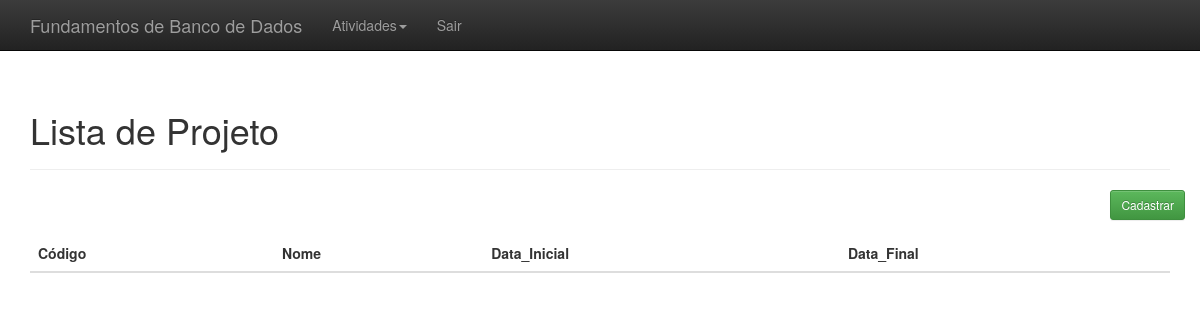
The app's page /index.php?link=22, older data.
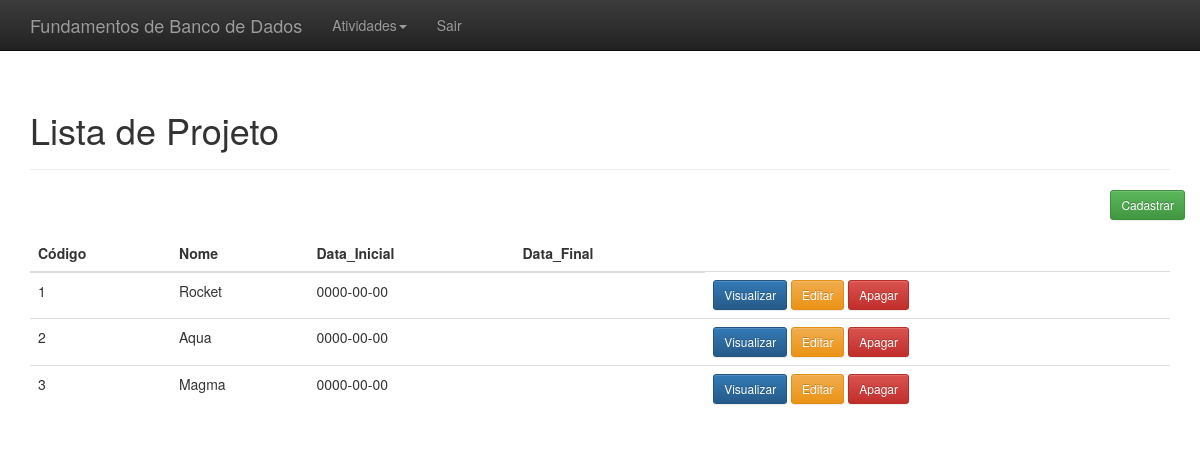
The same page, newer data.
### tables this page shows
CREATE TABLE Projeto(
	Codigo INT ,
    Nome VARCHAR(100),
    DataInicial DATE,
    DataFinal DATE
    );

### listar_projeto.php (the view, shortened to what this page needs)
<?php
    include "conexao.php";
	$resultado=mysqli_query($conectar,"SELECT * FROM projeto ORDER BY codigo");
?>
<div class="container theme-showcase" role="main">
  <div class="page-header">
	<h1>Lista de Projeto</h1>
  </div>
  <div class="row espaco">
	<div class="pull-right">
		<a href="index.php?link=3"<button type='button' class='btn btn-sm btn-success'>Cadastrar</button></a>
	</div>
  </div>
  <div class="row">
	<div class="col-md-12">
	  <table class="table">
		<thead>
		  <tr>
			<th>Código</th>
			<th>Nome</th>
			<th>Data_Inicial</th>
			<th>Data_Final</th>
		  </tr>
		</thead>
		<tbody>
			<?php
				while($linhas = mysqli_fetch_array($resultado)){
					echo "<tr>";
						echo "<td>".$linhas['Codigo']."</td>";
						echo "<td>".$linhas['Nome']."</td>";
						echo "<td>".$linhas['DataInicial']."</td>";
						echo "<td>".$linhas['DataFinal']."</td>";
						?>
						<td>
						<a href='index.php?link=5&id=<?php echo $linhas['id']; ?>'><button type='button' class='btn btn-sm btn-primary'>Visualizar</button></a>
						<a href='index.php?link=24&Codigo=<?php echo $linhas['Codigo']; ?>'><button type='button' class='btn btn-sm btn-warning'>Editar</button></a>
						<a href='processa/proc_apagar_projeto.php?Codigo=<?php echo $linhas['Codigo']; ?>'><button type='button' class='btn btn-sm btn-danger'>Apagar</button></a>
						<?php
					echo "</tr>";
				}
			?>
		</tbody>
	  </table>
	</div>
  </div>
</div>

Row changes from the older to the newer data that the page shows:
added projeto: Codigo "1", Nome "Rocket", DataInicial "0000-00-00"
added projeto: Codigo "2", Nome "Aqua", DataInicial "0000-00-00"
added projeto: Codigo "3", Nome "Magma", DataInicial "0000-00-00"
